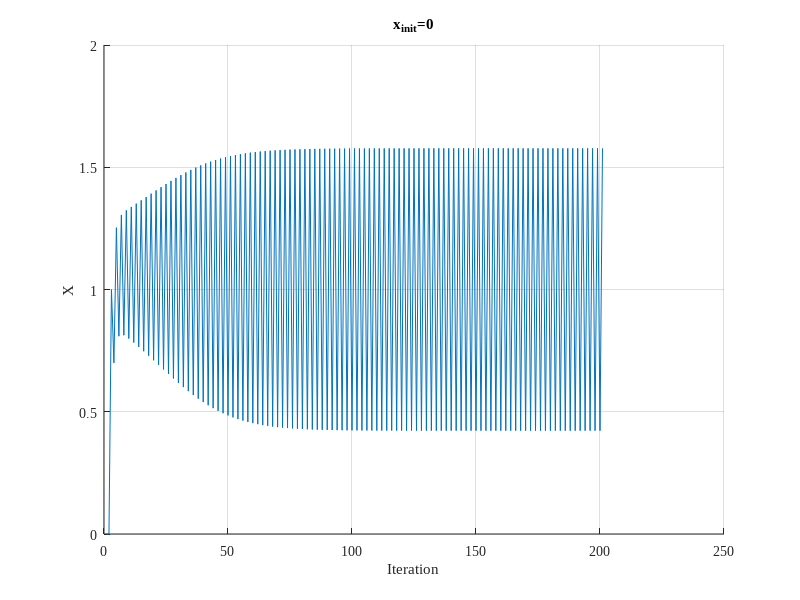
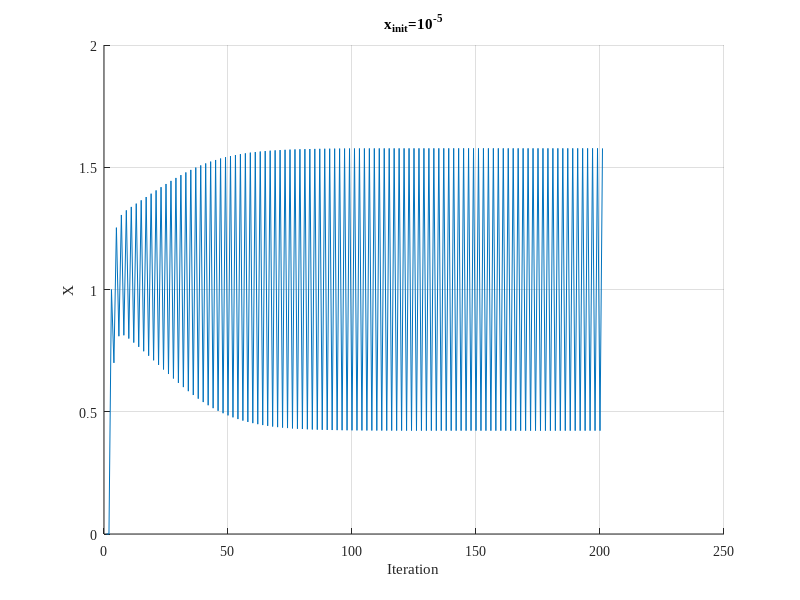

MATLAB code to generate these figures, in order: (Note: this script raises an error after producing the figures.)
function [] = prob3(skip_cell, bool_export_plots)

    if nargin < 1
        skip_cell = {};
    end
    if nargin < 2
       bool_export_plots = false;
    end
    
    skip_init = false;
    skip_a = false;
    skip_b = false;
    skip_c = false;
    skip_d = false;

    for i = 1:length(skip_cell)
        if strcmpi(skip_cell{i}, "init") == 1
            skip_init = true;
        elseif strcmpi(skip_cell{i}, "a") == 1
            skip_a = true;
        elseif strcmpi(skip_cell{i}, "b") == 1
            skip_b = true;
        elseif strcmpi(skip_cell{i}, "c") == 1
            skip_c = true;
        elseif strcmpi(skip_cell{i}, "d") == 1
            skip_d = true;           
        end
    end

    a = 0.3;
    b = 0.4;

    % Initialize
    N_ITER = 200;

    if skip_init == false
        figure(1);
        ax1 = axes;
        figure(2);
        ax2 = axes;
    
        hold(ax1, "on");
        hold(ax2, "on");
        set(ax1, "FontName", "Times New Roman");
        set(ax2, "FontName", "Times New Roman");
        grid(ax1, "on");
        grid(ax2, "on"); 
        xlabel(ax1, "Iteration");
        xlabel(ax2, "Iteration");
        ylabel(ax1, "X");
        ylabel(ax2, "X");
        x1 = henon_map(a,b,0, N_ITER);
        x2 = henon_map(a, b, 0.00001, N_ITER);
        plot (ax1, 1:N_ITER+1, x1);
        plot (ax2, 1:N_ITER+1, x2);
        hold(ax1, "off");
        hold(ax2, "off");
        title(ax1, "x_{init}=0");
        title(ax2, "x_{init}=10^{-5}");
        if bool_export_plots == true
            exportgraphics(ax1, "prob3_x_init_0.pdf", 'ContentType', 'vector');
            exportgraphics(ax2, "prob3_x_init_1e-5.pdf", 'ContentType', 'vector');
        end
        fprintf('Finished init!\n')
        pause;
    end

    if skip_a == false
        a_size = 8;
        a = linspace(0, 1.4, a_size);
        b=0;
        f = tiledlayout(4,2);
        xlabel(f, "Iteration", "FontName", "Times New Roman");
        ylabel(f, "X", "FontName", "Times New Roman");
        for i = 1:a_size % 2:N_ITER
            ax1 = nexttile;
            set(ax1, "FontName", "Times New Roman");
            grid(ax1, "on");
            title(ax1, sprintf("a=%0.2f", a(i)));
            hold(ax1, "on");
            x = henon_map(a(i),b,0, N_ITER);
            plot (ax1, 1:N_ITER+1, x);
            hold(ax1, "off");
        end

        if bool_export_plots == true
            fprintf('Exporting...\nPlease fix the figure to your desired size and press any key to continue...\n')
            pause;
            exportgraphics(f, "prob3_(a)_multiple_a_b_0.pdf", 'ContentType', 'vector');
        end
        fprintf('Finished A!\n')
        pause;
    end

    if skip_b == false
        % This question is to test sensitivity to initial conditions
        a = 0.3;
        x_init = [0 0.1 0.5 0.7 1];
        b = [0 0.1 0.32];

        ax = zeros(length(x_init), length(b));

        for i = 1:length(x_init)
            figure;
            f(i) = tiledlayout(3,1);
            xlabel(f, "Iteration", "FontName", "Times New Roman");
            for j = 1:length(b)
                ax(i,j) = nexttile;
                set(ax(i,j), "FontName", "Times New Roman");
                grid(ax(i,j), "on");
                ylabel(ax(i,j), "X");
                title(ax(i,j), sprintf("x_{init}=%0.2f, b=%0.2f", x_init(i), b(j)));
                hold(ax(i,j), "on");
                x = henon_map(a,b(j),x_init(i), N_ITER);
                plot(ax(i,j), 1:N_ITER+1, x);
                hold(ax(i,j), "off");
            end
        end

        if bool_export_plots == true
            fprintf('Exporting...\nPlease fix the figure to your desired size and press any key to continue...\n')
            pause;
            for i = 1:length(x_init)
                exportgraphics(f(i), sprintf("prob3_(b)_x_init_%0.2f.pdf", x_init(i)), 'ContentType', 'vector');
            end
        end
        fprintf('Finished B!\n')
        pause;
    end

    if skip_c == false
        a = 0.365;
        b = 0.3;

        % N_ITER = 1.5e3;
        N_ITER = 2e2;

        figure;
        ax = axes;
        set(ax, "FontName", "Times New Roman");
        hold(ax, "on");
        x = henon_map(a, b, 0, N_ITER);
        plot(ax, 1:N_ITER+1, x);
        hold(ax, "off");
        grid(ax, "on");
        xlabel(ax, "Iteration");
        ylabel(ax, "X");

        if bool_export_plots == true
            exportgraphics(ax, "prob3_(c)_a_0.365_b_0.3.pdf", 'ContentType', 'vector');
        end

        fprintf('Finished C!\n')
        pause;
    end

    if skip_d == false
        N_ITER = 2e2;
        a = [0.2 0.5 0.9];
        b = [0.4 0.4 0.4];
        ax = zeros(length(a), 1);

        for i = 1:length(a)
            f(i) = figure;
            ax(i) = axes;
            set(ax(i), "FontName", "Times New Roman");
            hold(ax(i), "on");
            grid(ax(i), "on");
            xlabel(ax(i), "Iteration");
            ylabel(ax(i), "X");
            title(ax(i), sprintf("a=%0.2f, b=%0.2f", a(i), b(i)));
            x = henon_map(a(i), b(i), 0, N_ITER);
            plot(ax(i), 1:N_ITER+1, x);
            hold(ax(i), "off");
        end

        if bool_export_plots == true
            for i = 1:length(a)
                exportgraphics(f(i), sprintf("prob3_(d)_a_%0.2f_b_%0.2f.pdf", a(i), b(i)), 'ContentType', 'vector');
            end
        end
        fprintf('Finished D!\n')
    end
end


function [x] = henon_map (a,b,x_init, iters)
    x = zeros(iters, 1);
    x(1,1) = x_init;

    for i = 2:iters
        x(i+1,1) = 1 - a*x(i,1)^2 + b*x(i-1,1);
        % plot(ax, i, x(i,1), '_', 'Color', [0.00,0.45,0.74]);
    end
end